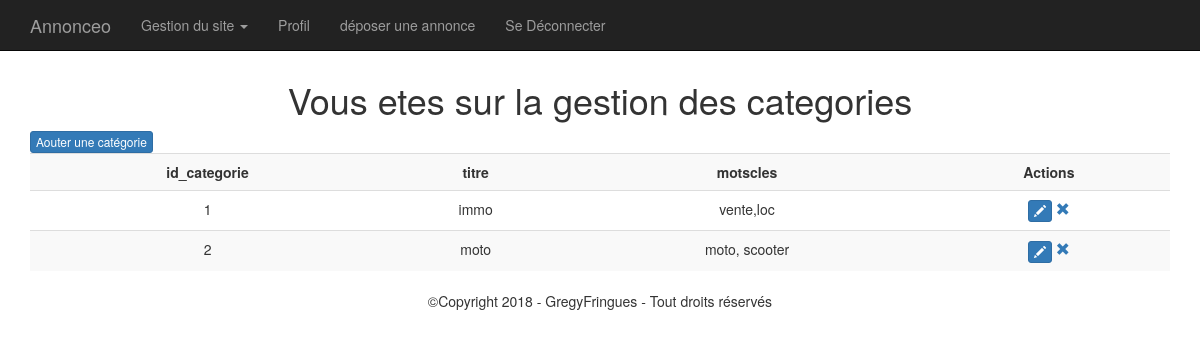
The page /admin/gestion_categories.php (signed in) on the database as committed earlier.
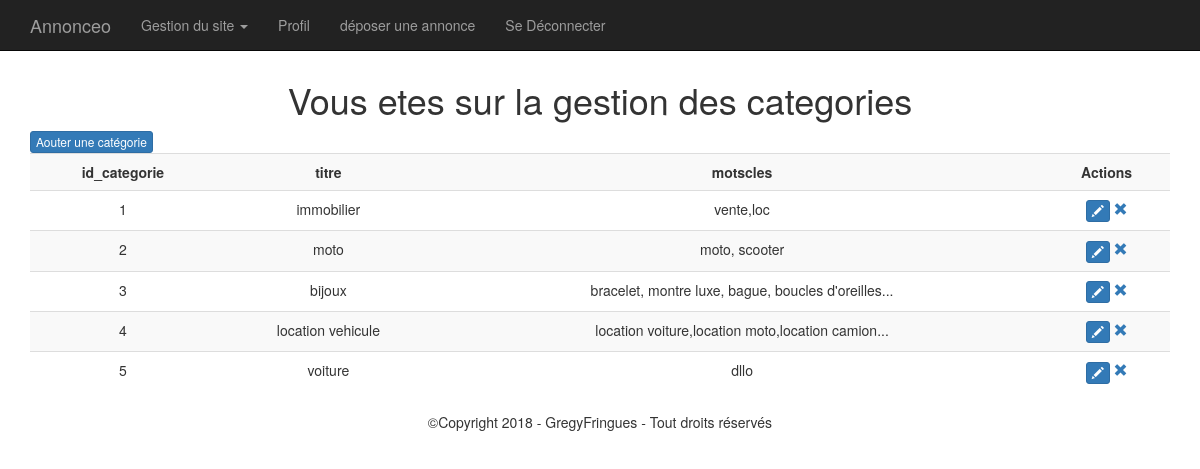
The same page on the database as committed later.
### tables this page shows
CREATE TABLE `categorie` (
  `id_categorie` int(3) NOT NULL,
  `titre` varchar(255) NOT NULL,
  `motscles` text NOT NULL
);

### inc/fonctions.php (called while the page is built, shortened)
<?php
    function executeRequete($sql, $params=array()) {
         global $pdo;
         $r = $pdo->prepare($sql);
         $r->execute($params);
         return $r;
    }
    function estConnecteEtAdmin() {
        if(estConnecte() && $_SESSION['membre']['statut']==1){
            return true;
        }
        else{
            return false;
        }
    }
    function estConnecte() {
        if(isset($_SESSION['membre'])){
            return true;
        }
        else{
            false;
        }
    }
?>

### admin/gestion_categories.php (the view, shortened to what this page needs)
             <?php
 if( !estConnecteEtAdmin())
 {
     ob_start();
     ?>
         <div class="jumbotron">
             <p>vous n'avez pas l'autorisation d'être sur cette Page.<br>Authentifiez vous.</p>
             <a href="../connexion.php">Pour vous connecter</a><br>
             <a href="../index.php">Pour vous retourner à l'accueil</a>
         </div>
     <?php
     $erreurAutorisation = ob_get_clean();
 }
 else
     {
         $sql = "SELECT * from categorie";
         $categories = executeRequete($sql);
     if($categories->rowCount() == 0)
         {
             ?>
                 <div class="jumbotron">
                     <p>il n'y a aucune categorie a afficher sur votre site.</p>
                 </div>
             <?php
         }
     else
         {
             ?>
             <table class="table  table-striped table-hover">
                 <tr>
                     <?php
                         $nbColonnes = $categories->columnCount();
                         for($i=0; $i<$nbColonnes; $i++)
                         {
                             $infosColonne = $categories->getColumnMeta($i);
                             ?>
                             <th class="text-center"><?= $infosColonne['name'] ?></th>
                             <?php
                         }
                     ?>
                     <th class="text-center">Actions</th>
                 </tr>
             <?php
                 while($categorie = $categories->fetch(PDO::FETCH_ASSOC))
                     {
                         $idcategorie= $categorie['id_categorie'];
                         ?>
                         <tr>
                         <?php
                         foreach($categorie as $champ => $infocategorie)
                             {
                                 ?>
                                 <td class="text-center <?= $champ=='titre' ? 'categtitre' : ''  ?><?= $champ=='motscles' ? 'categmots' : ''  ?>"><?= $infocategorie ?></td>
                                 <?php
                             }
                         ?>
                             <td class="text-center">
                                 <button type="button" title="modifiez la categorie" id="<?= $idcategorie ?>" class="btn-xs btn btn-primary updateCategorie" data-toggle="modal" data-target="#formModifcategorie"><span class="glyphicon glyphicon-pencil"></span></button>
                                 <a href="?action=supprimer&id_categorie=<?= $idcategorie ?>" title="supprimer la categorie"><span class="glyphicon glyphicon-remove"></span></a>
                             </td>
                         </tr>
                         <?php
                     }
             ?>
             </table>
             <?php
         }
     $affichagecategories = ob_get_clean();
     ?>
     <?php
 }
 ?>
     <h1 class="text-center">Vous etes sur la gestion des categories</h1>
     <button type="button" title="ajouter la categorie" id="" class="btn-xs btn btn-primary " data-toggle="modal" data-target="#formModifcategorie">
     Aouter une catégorie</button>
     <?= $affichagecategories ?? '' ?>
<?php
 include('../inc/gabarit.php');

Rows that differ between the two databases and show on the page:
added categorie: id_categorie "3", titre "bijoux", motscles "bracelet, montre luxe, bague, boucles d'oreilles..."
added categorie: id_categorie "4", titre "location vehicule", motscles "location voiture,location moto,location camion..."
added categorie: id_categorie "5", titre "voiture", motscles "dllo"
Other text that changed with them:
new list line: "immobilier"
list line gone: "immo"
